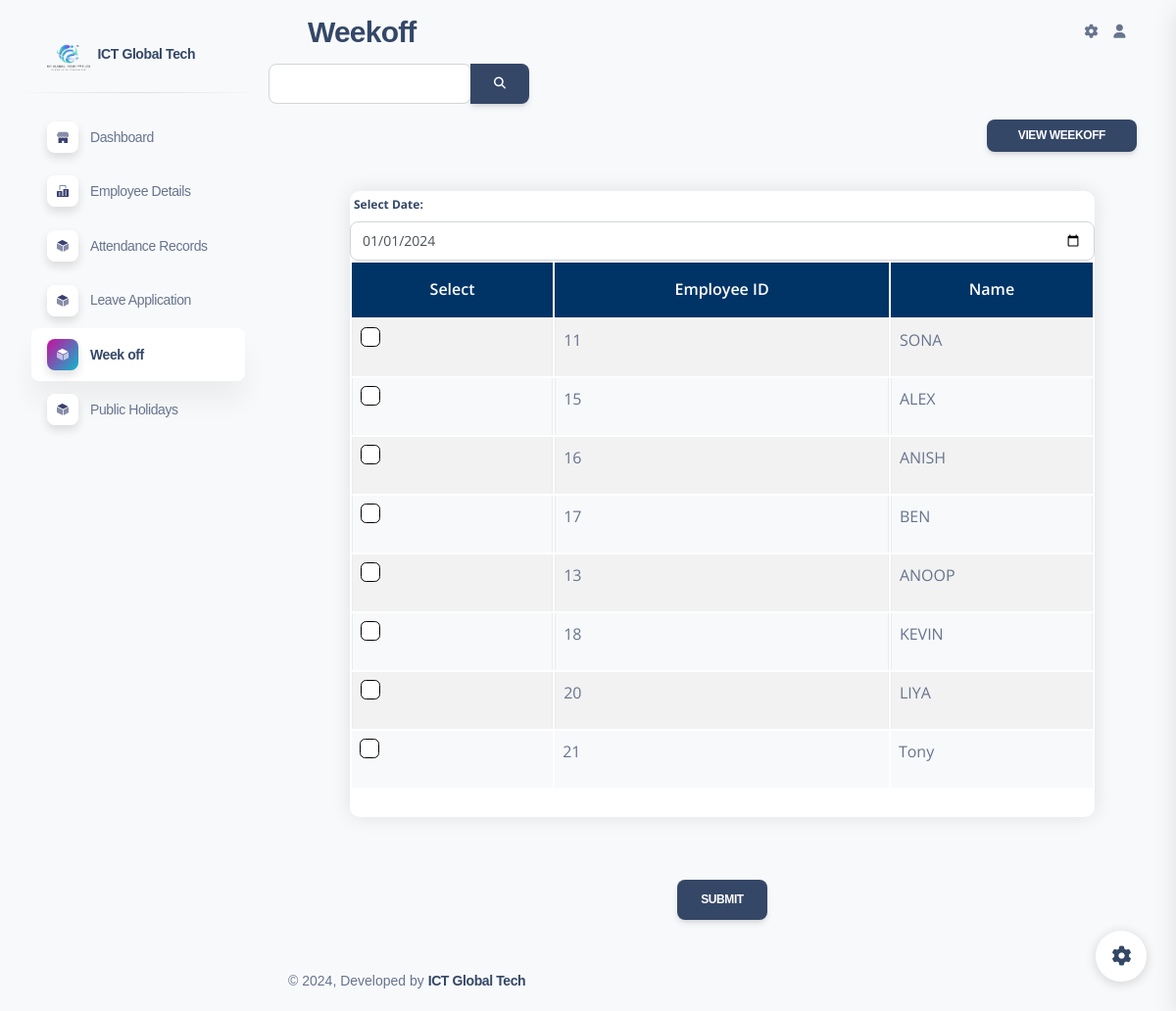
Before: /weekoff/ with the older database file.
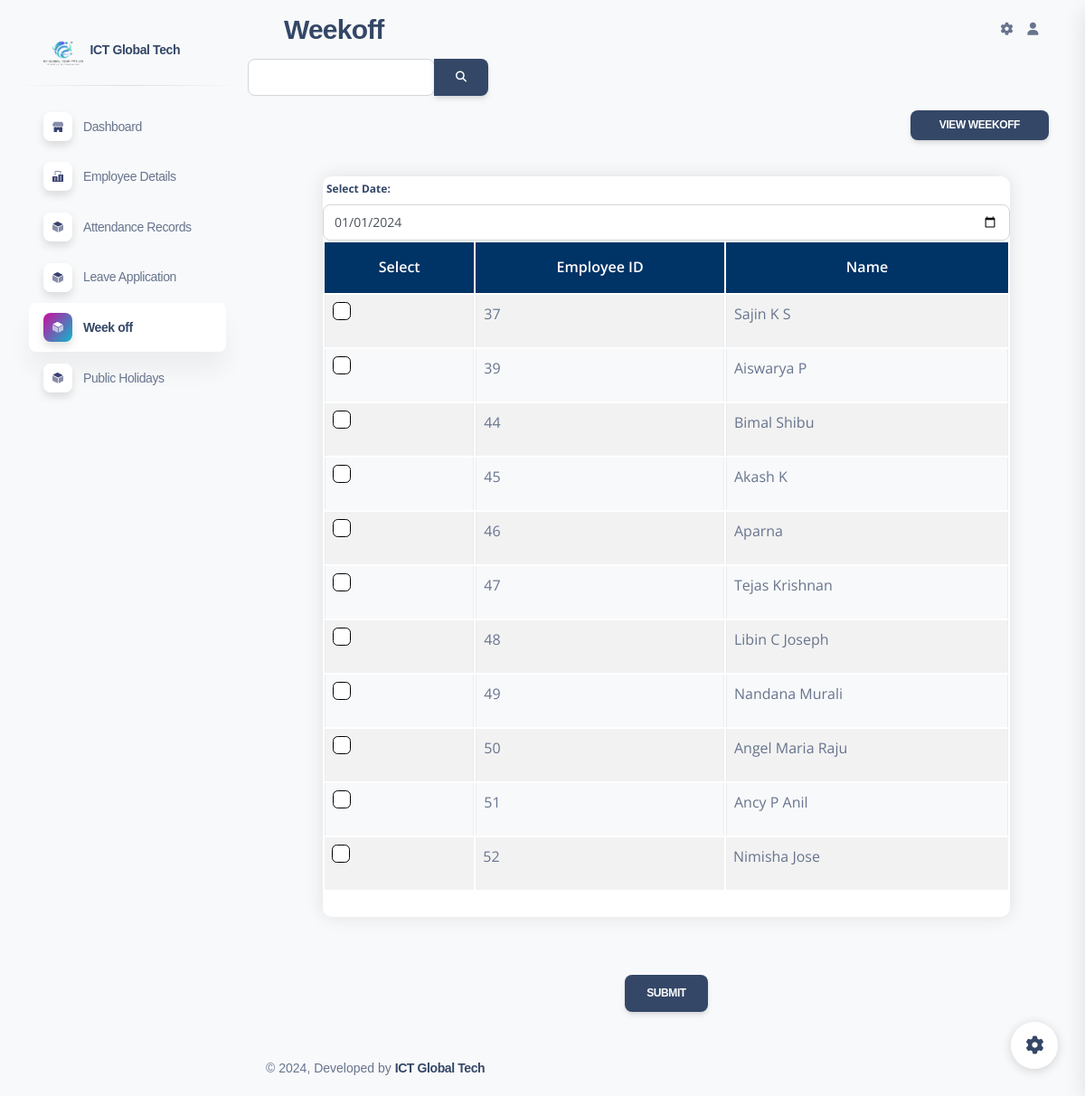
After: the same page with the newer database file.
### attendance_app/models.py (models this page shows)
class regmodel(models.Model):
    name=models.CharField(max_length=30)
    employeeid=models.CharField(max_length=30)
    designation=models.CharField(max_length=30)
    email=models.EmailField()
    bloodgroup=models.CharField(max_length=10)
    phonenumber=models.IntegerField()
    dateofbirth=models.CharField(max_length=30)
    joiningdate=models.CharField(max_length=30)
    image=models.FileField(upload_to='attendance_app/static')
    accountnumber=models.IntegerField()
    bankname=models.CharField(max_length=100)
    branch=models.CharField(max_length=30)
    ifsccode=models.IntegerField()
    salary=models.IntegerField()
    password=models.CharField(max_length=10)
    status = models.CharField(max_length=20, default='Active')
    logintime = models.CharField(max_length=20)
    address = models.CharField(max_length=1000)

### attendance_app/views.py (the view)
# urls.py: path('weekoff/',views.weekoff),
def weekoff(request):
    if request.method == 'POST':
        date = request.POST.get('date')  # Get the selected date
        selected_employee_ids = request.POST.getlist('employee_checkbox')
        for employee_id in selected_employee_ids:
            form_data = {
                'name': request.POST.get(f'name_{employee_id}'),
                'employeeid': request.POST.get(f'employeeid_{employee_id}'),
                'date': date,  # Use the selected date
                'status': 'Weekoff',
            }
            form = ExtraForm(form_data)
            if form.is_valid():
                form.save()
        return redirect(weekoff)  # Replace 'admindashboard' with the actual URL name or path
    else:
        form = ExtraForm()
        a = regmodel.objects.filter(status='Active')
        return render(request, 'weekoff.html', {'a': a, 'form': form})

### attendance_app/forms.py
class ExtraForm(forms.ModelForm):
    class Meta:
        model=ExtraModel
        fields=['name','employeeid','date','status']

### attendance_app/templates/weekoff.html (shortened to what the changed rows need)
<!DOCTYPE html>
<html lang="en">
<head>
  <link href=" /static/assets/css/nucleo-icons.css" rel="stylesheet" />
  <link href=" /static/assets/css/nucleo-svg.css" rel="stylesheet" />
  <link href=" /static/assets/css/nucleo-svg.css" rel="stylesheet" />
  <link id="pagestyle" href=" /static/assets/css/soft-ui-dashboard.css?v=1.0.7" rel="stylesheet" />
</head>
<body class="g-sidenav-show  bg-gray-100">
  <main class="main-content position-relative max-height-vh-100 h-100 border-radius-lg ">
</head>
<body>
  <div class="container-fluid py-4" style="max-width: 800px;">
    <div class="row">
        <div class="col-12">
            <div class="card mb-4">
                <div class="card-body px-0 pt-0 pb-2">
                    <form class="form-header" method="POST" id="main-form">
                        <div class="row">
                            <div class="table-responsive table-responsive-data2 col-12">
                                <table class="table table-bordered table-striped table-hover" id="employeeTable">
                                    <thead class="thead-dark">
                                        <tr>
                                            <th>Select</th>
                                            <th>Employee ID</th>
                                            <th>Name</th>
                                        </tr>
                                    </thead>
                                    <tbody id="employeeTableBody">
                                        {% for i in a %}
                                        <tr>
                                            <td><input type="checkbox" name="employee_checkbox" value="{{ i.id }}" class="form-check-input"></td>
                                            <td>
                                                <p>{{ i.employeeid }}</p>
                                            </td>
                                            <td>
                                                <p>{{ i.name }}</p>
                                            </td>
                                        </tr>
                                        {% endfor %}
                                    </tbody>
                                </table>
                            </div>
                        </div>
                    </form>
                </div>
            </div>
        </div>
    </div>
</div>
  </main>
</body>
</html>

Changed rows visible on the page:
removed regmodel: employeeid "11", name "SONA"
removed regmodel: employeeid "15", name "ALEX"
removed regmodel: employeeid "16", name "ANISH"
removed regmodel: employeeid "17", name "BEN"
removed regmodel: employeeid "13", name "ANOOP"
removed regmodel: employeeid "18", name "KEVIN"
removed regmodel: employeeid "20", name "LIYA"
removed regmodel: employeeid "21", name "Tony"
added regmodel: employeeid "37", name "Sajin K S"
added regmodel: employeeid "39", name "Aiswarya P"
added regmodel: employeeid "44", name "Bimal Shibu"
added regmodel: employeeid "45", name "Akash K"
added regmodel: employeeid "46", name "Aparna"
added regmodel: employeeid "47", name "Tejas Krishnan"
added regmodel: employeeid "48", name "Libin C Joseph"
added regmodel: employeeid "49", name "Nandana Murali"
added regmodel: employeeid "50", name "Angel Maria Raju"
added regmodel: employeeid "51", name "Ancy P Anil"
added regmodel: employeeid "52", name "Nimisha Jose"
